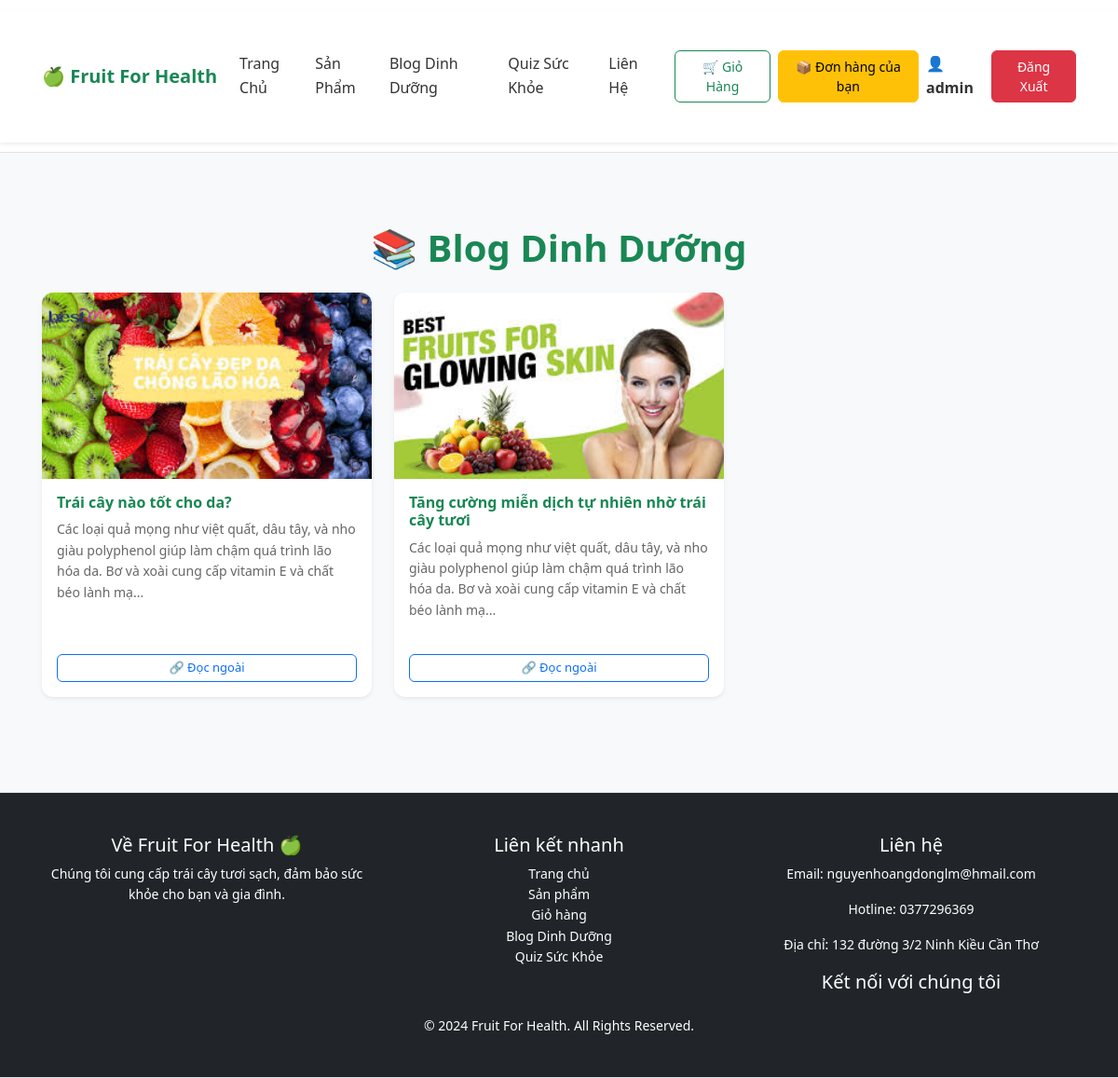
The app's page /blog.php (signed in) with its own data.
### tables this page shows
CREATE TABLE `users` (
  `user_id` int(6) NOT NULL,
  `username` varchar(255) NOT NULL,
  `email` varchar(255) NOT NULL,
  `password` varchar(255) NOT NULL,
  `role` enum('admin','user') DEFAULT 'user',
  `age` int(11) DEFAULT NULL,
  `health_goal` varchar(50) DEFAULT NULL,
  `flavor_preference` varchar(50) DEFAULT NULL,
  `lifestyle` varchar(50) DEFAULT NULL,
  `created_at` timestamp NOT NULL DEFAULT current_timestamp()
);

CREATE TABLE `posts` (
  `id` int(11) NOT NULL,
  `title` varchar(255) NOT NULL,
  `content` text NOT NULL,
  `image` varchar(255) DEFAULT NULL,
  `created_at` datetime DEFAULT current_timestamp(),
  `external_link` varchar(255) DEFAULT NULL
);

### blog.php (the view, shortened to what this page needs)
<?php
require_once __DIR__ . '/includes/header.php';
require_once __DIR__ . '/database/db_connect.php';
$stmt = $conn->prepare("SELECT id, title, image, external_link, LEFT(content, 150) AS excerpt FROM posts ORDER BY created_at DESC");
$stmt->execute();
$result = $stmt->get_result();
$blogs = $result->fetch_all(MYSQLI_ASSOC);
?>
<!DOCTYPE html>
<html lang="vi">
<head>
    <link href="https://cdn.jsdelivr.net/npm/bootstrap@5.3.0/dist/css/bootstrap.min.css" rel="stylesheet">
    <link rel="stylesheet" href="assets/css/style.css">
</head>
<body>
<div class="container my-5">
    <h1 class="text-center text-success fw-bold mb-4">📚 Blog Dinh Dưỡng</h1>
    <?php if (count($blogs) > 0): ?>
        <div class="row">
            <?php foreach ($blogs as $blog): ?>
                <div class="col-md-4 mb-4">
                    <div class="card h-100 shadow-sm border-0">
                        <img src="<?= htmlspecialchars($blog['image']) ?>" class="card-img-top" style="height: 200px; object-fit: cover;" alt="<?= htmlspecialchars($blog['title']) ?>">
                        <div class="card-body d-flex flex-column justify-content-between">
                            <h5 class="card-title text-success fw-bold"><?= htmlspecialchars($blog['title']) ?></h5>
                            <p class="card-text"><?= htmlspecialchars($blog['excerpt']) ?>...</p>
                            <?php if (!empty($blog['external_link'])): ?>
                                <a href="<?= htmlspecialchars($blog['external_link']) ?>" class="btn btn-outline-primary btn-sm mt-auto" target="_blank" rel="noopener noreferrer">
                                    🔗 Đọc ngoài
                                </a>
                            <?php else: ?>
                                <a href="blog_detail.php?id=<?= $blog['id'] ?>" class="btn btn-outline-primary btn-sm mt-auto">Đọc thêm</a>
                            <?php endif; ?>
                        </div>
                    </div>
                </div>
            <?php endforeach; ?>
        </div>
    <?php else: ?>
        <p class="text-center text-danger">⚠️ Hiện chưa có bài viết blog nào.</p>
    <?php endif; ?>
</div>
<?php include 'includes/footer.php'; ?>
</body>
</html>

### includes/header.php (shortened to what this page needs)
<?php
require_once __DIR__ . '/../database/db_connect.php';
$is_logged_in = isset($_SESSION['user_id']);
$user_name = "";
if ($is_logged_in) {
    $user_id = $_SESSION['user_id'];
    $stmt = $conn->prepare("SELECT username FROM users WHERE user_id = ?");
    $stmt->bind_param("i", $user_id);
    $stmt->execute();
    $result = $stmt->get_result();
    if ($result->num_rows > 0) {
        $user = $result->fetch_assoc();
        $user_name = $user['username'];
    }
}
?>
<header>
    <nav class="navbar navbar-expand-lg navbar-light bg-white shadow-sm">
        <div class="container">
            <a class="navbar-brand fw-bold text-success" href="index.php">
                🍏 Fruit For Health
            </a>
            <div class="collapse navbar-collapse" id="navbarContent">
                <ul class="navbar-nav ms-auto">
                    <li class="nav-item"><a class="nav-link" href="index.php">Trang Chủ</a></li>
                    <li class="nav-item"><a class="nav-link" href="products.php">Sản Phẩm</a></li>
                    <li class="nav-item"><a class="nav-link" href="blog.php">Blog Dinh Dưỡng</a></li>
                    <li class="nav-item"><a class="nav-link" href="quiz.php">Quiz Sức Khỏe</a></li>
                    <li class="nav-item"><a class="nav-link" href="contact.php">Liên Hệ</a></li>
                </ul>
                <div class="d-flex align-items-center ms-3">
                    <a href="cart.php" class="btn btn-outline-success me-2 position-relative">
                        🛒 Giỏ Hàng
                    </a>
                    <?php if ($is_logged_in): ?>
                        <a href="order_history.php" class="btn btn-warning me-2">📦 Đơn hàng của bạn</a>
                        <span class="me-2 fw-bold">👤 <?php echo htmlspecialchars($user_name); ?></span>
                        <a href="auth/logout.php" class="btn btn-danger">Đăng Xuất</a>
                    <?php else: ?>
                        <a href="auth/login.php" class="btn btn-success">Đăng Nhập</a>
                    <?php endif; ?>
                </div>
            </div>
        </div>
    </nav>
</header>

### assets/css/style.css (style rules this page uses)
body { font-family: 'Segoe UI', Tahoma, Geneva, Verdana, sans-serif; background-color: #f7f9fb; color: #333; line-height: 1.6; }
a { color: #198754; text-decoration: none; }
.container, .container-fluid { padding: 30px 15px; }
header, footer { background-color: #fff; border-bottom: 1px solid #dee2e6; padding: 10px 0; }
.navbar { background-color: #ffffff; box-shadow: 0 2px 4px rgba(0,0,0,0.05); }
.navbar-brand { font-weight: bold; color: #198754 !important; }
.nav-link { color: #333 !important; font-weight: 500; }
.btn { padding: 6px 16px; font-size: 14px; border-radius: 6px; }
.btn-danger { background-color: #dc3545; border-color: #dc3545; }
.btn-sm { padding: 4px 10px; font-size: 13px; }
.card { border-radius: 12px; box-shadow: 0 1px 4px rgba(0,0,0,0.08); margin-bottom: 20px; transition: all 0.3s ease; }
.card-img-top { height: 180px; object-fit: cover; border-radius: 12px 12px 0 0; }
.card-title { font-size: 16px; font-weight: 600; }
.card-text { font-size: 14px; color: #666; }

### records on screen
users: username "admin"
posts: image (picture), title "Trái cây nào tốt cho da?", excerpt "Các loại quả mọng như việt quất, dâu tây, và nho giàu polyphenol giúp làm chậm quá trình lão hóa da. Bơ và xoài cung cấp vitamin E và chất béo lành mạ"
posts: image (picture), title "Tăng cường miễn dịch tự nhiên nhờ trái cây tươi", excerpt "Các loại quả mọng như việt quất, dâu tây, và nho giàu polyphenol giúp làm chậm quá trình lão hóa da. Bơ và xoài cung cấp vitamin E và chất béo lành mạ"
